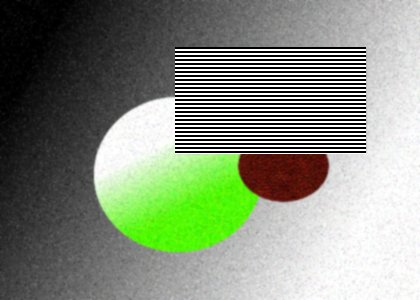
%> input picture Homework3/hw3_code/segtest1.jpg, 420 x 300 px
$ octave --eval "prob4function(rgb2gray(imread('segtest1.jpg')));"   (GNU Octave 9; MATLAB toolbox functions it lacks are replaced by stand-ins)
%> lines starting %> are read from the running program, lines starting %| are printed output that depends on the picture
### Homework3/hw3_code/computeDerivImages.m
function [horizDerivImage,vertDerivImage] = computeDerivImages( imageData,sigma )
%COMPUTEDERIVIMAGES Summary of this function goes here
%   Detailed explanation goes here

gaussFilt = fspecial('gaussian',sigma);
rowNum = ceil(sigma/2);
gaussFilter = gaussFilt(rowNum,:);
filteredImageData = conv2(imageData,gaussFilter,'same');
horizDerivFilter = [1 -1];
horizDerivImage = conv2(filteredImageData,horizDerivFilter,'same');
vertDerivFilter = [1;-1];
vertDerivImage = conv2(filteredImageData,vertDerivFilter,'same');

end

### Homework3/hw3_code/computeGaussDiff.m
function [filterDiffImageData] = computeGaussDiff( imageData,sigma1,sigma2 )
%COMPUTEDERIVIMAGES Summary of this function goes here
%   Detailed explanation goes here

gaussFilt1 = fspecial('gaussian',sigma1);
gaussFilt2 = fspecial('gaussian',sigma2);
filteredImageData1 = conv2(imageData,gaussFilt1,'same');
filteredImageData2 = conv2(imageData,gaussFilt2,'same');
filterDiffImageData = filteredImageData2-filteredImageData1;

end

### Homework3/hw3_code/get8FilterImages.m
function [ horizDeriv_Sigma1_imageData,vertDeriv_Sigma1_imageData,...
    horizDeriv_Sigma2_imageData,vertDeriv_Sigma2_imageData,...
    horizDeriv_Sigma4_imageData,vertDeriv_Sigma4_imageData,...
    gaussDiff_4_2_imageData,gaussDiff_2_1_imageData] = get8FilterImages( imageData )
%GET8FILTERIMAGES Summary of this function goes here
%   Detailed explanation goes here

[horizDeriv_Sigma1_imageData,vertDeriv_Sigma1_imageData] =...
    computeDerivImages(imageData,1);
[horizDeriv_Sigma2_imageData,vertDeriv_Sigma2_imageData] =...
    computeDerivImages(imageData,2);
[horizDeriv_Sigma4_imageData,vertDeriv_Sigma4_imageData] =...
    computeDerivImages(imageData,4);
gaussDiff_4_2_imageData = computeGaussDiff(imageData,1,2);
gaussDiff_2_1_imageData = computeGaussDiff(imageData,2,4);
end

### Homework3/hw3_code/prob4function.m
function [  ] = prob4function(imageData)
%PROB4FUNCTION Summary of this function goes here
%   Detailed explanation goes here

imageDataSize = size(imageData);
numRow = imageDataSize(1);
numColumn = imageDataSize(2);

responses = zeros(numRow,numColumn,8);
[responses(:,:,1),responses(:,:,2),responses(:,:,3),...
    responses(:,:,4),responses(:,:,5),responses(:,:,6),...
    responses(:,:,7),responses(:,:,8)] = ...
    get8FilterImages(imageData);

numPixels = numRow*numColumn;
imageDataRow = reshape(responses,[numPixels 8]);

%k-Means cluster
k=20;
[Indices,~] = kmeans(imageDataRow,k);
labelData = reshape(Indices,[numRow numColumn]);
figure
imagesc(labelData);
colormap jet
colorbar
end
%> in computeDerivImages, `filteredImageData = conv2(imageData,gaussFilter,'same');`:
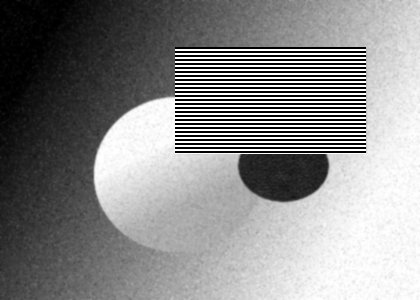
%> filteredImageData: size 300x420 double; min 0, max 255, mean 137.2
%> in computeDerivImages, `horizDerivImage = conv2(filteredImageData,horizDerivFilter,'same');`:
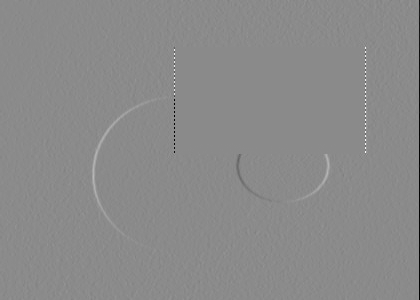
%> horizDerivImage: size 300x420 double; min -255, max 214, mean -0.1; drawn with min black and max white
%> in computeDerivImages, `vertDerivImage = conv2(filteredImageData,vertDerivFilter,'same');`:
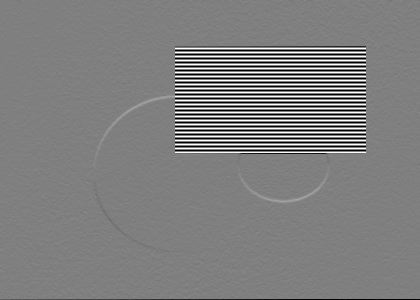
%> vertDerivImage: size 300x420 double; min -255, max 255, mean -0.3; drawn with min black and max white
%> call 2 of computeDerivImages, with sigma = 2
%> in computeDerivImages (call 2), `filteredImageData = conv2(imageData,gaussFilter,'same');`:
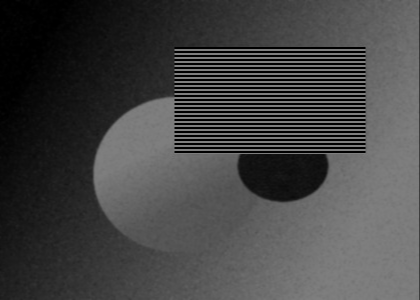
%> filteredImageData: size 300x420 double; min 0, max 127.5, mean 68.6
%> in computeGaussDiff, `filteredImageData2 = conv2(imageData,gaussFilt2,'same');`:
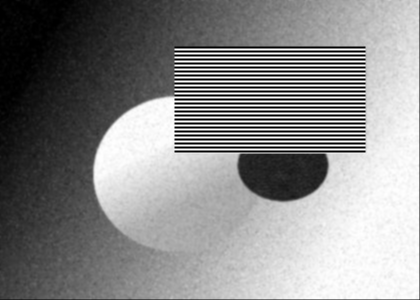
%> filteredImageData2: size 300x420 double; min 0, max 255, mean 137
%> call 2 of computeGaussDiff, with sigma1 = 2, sigma2 = 4
%> in computeGaussDiff (call 2), `filterDiffImageData = filteredImageData2-filteredImageData1;`:
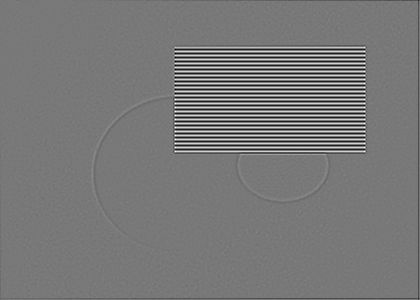
%> filterDiffImageData: size 300x420 double; min -6.09, max 6.78, mean -0.0137; drawn with min black and max white
%> in prob4function, `labelData = reshape(Indices,[numRow numColumn]);`:
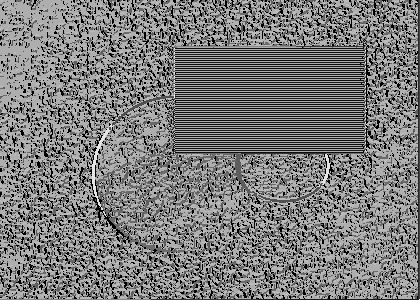
%> labelData: size 300x420 double; min 1, max 20, mean 10.12; drawn with min black and max white
